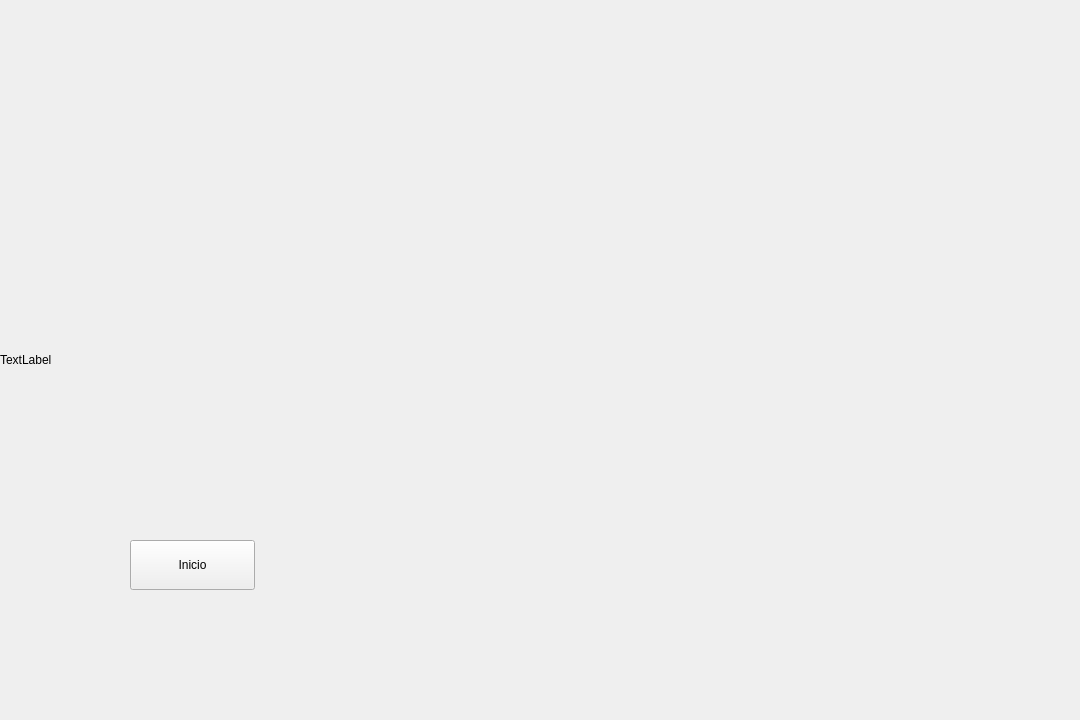
<?xml version="1.0" encoding="UTF-8"?>
<ui version="4.0">
 <class>FifthWindow</class>
 <widget class="QMainWindow" name="FifthWindow">
  <property name="geometry">
   <rect>
    <x>0</x>
    <y>0</y>
    <width>1080</width>
    <height>720</height>
   </rect>
  </property>
  <property name="windowTitle">
   <string>MainWindow</string>
  </property>
  <widget class="QWidget" name="centralwidget">
   <widget class="QLabel" name="label">
    <property name="geometry">
     <rect>
      <x>0</x>
      <y>0</y>
      <width>1080</width>
      <height>720</height>
     </rect>
    </property>
    <property name="text">
     <string>TextLabel</string>
    </property>
   </widget>
   <widget class="QPushButton" name="pushInicioButton">
    <property name="geometry">
     <rect>
      <x>130</x>
      <y>540</y>
      <width>125</width>
      <height>50</height>
     </rect>
    </property>
    <property name="text">
     <string>Inicio</string>
    </property>
   </widget>
  </widget>
 </widget>
 <resources/>
 <connections/>
</ui>
